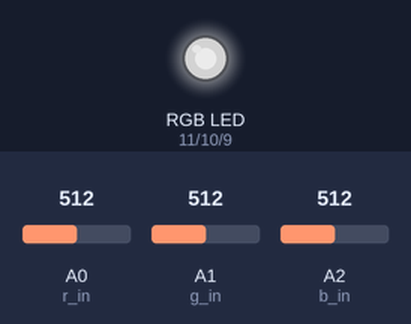
Recording of a sketch running on a simulated Arduino Uno, built with avr-gcc and run on an emulated ATmega328P. Shown: an RGB LED mixed from three pins (HIGH = lit). The inputs (shaded band) are chosen by the test bench; at power-on: A0 (r_in) = 512, A1 (g_in) = 512, A2 (b_in) = 512. Dim RGB values are drawn brighter than linear.

Above: at 1.2 s.
1.3 s: A0 (r_in) set to 716
At 2.2 s:
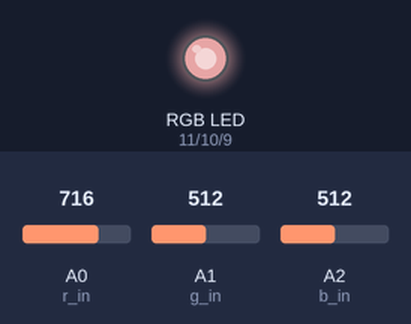
2.8 s: A1 (g_in) set to 716
At 3.4 s:
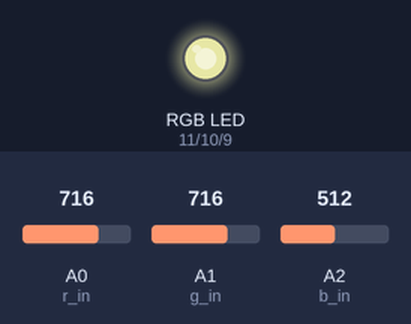
4.3 s: A2 (b_in) set to 716
At 5.5 s:
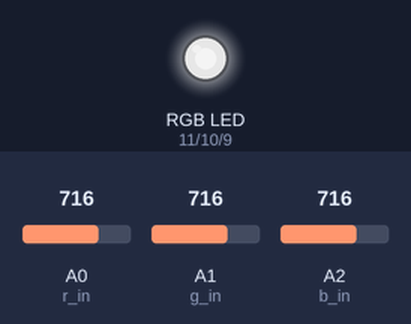
5.8 s: A0 (r_in) set to 900
At 6.9 s:
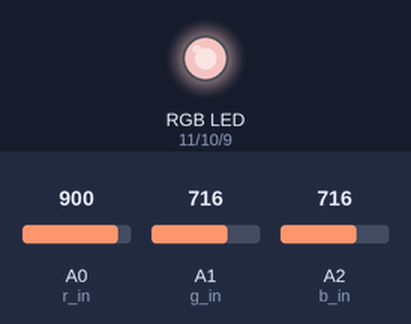
7.3 s: A1 (g_in) set to 900
At 8.0 s:
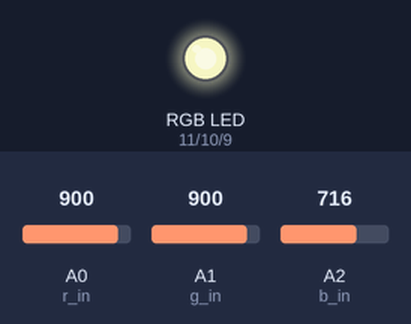
8.8 s: A2 (b_in) set to 900
At 9.2 s:
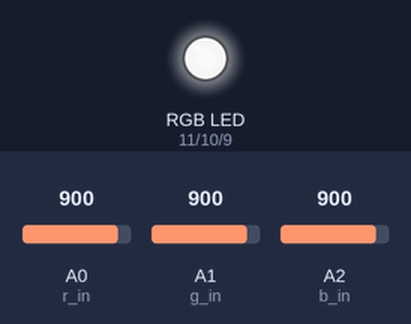
Timing chart, 0 to 11.3 s (numbered marks = the images above; inputs shaded):
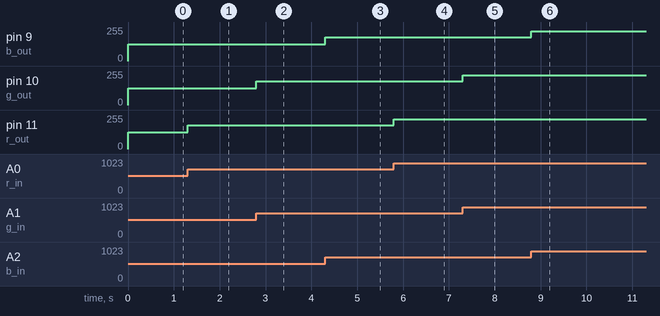

Measured:
- after the input at 1.3 s, pin 11 (r_out): 127/255 → 178/255 at once
- after the input at 2.8 s, pin 10 (g_out): 127/255 → 178/255 at once
- after the input at 4.3 s, pin 9 (b_out): 127/255 → 178/255 at once
- after the input at 5.8 s, pin 11 (r_out): 178/255 → 224/255 at once
- after the input at 7.3 s, pin 10 (g_out): 178/255 → 224/255 at once
- after the input at 8.8 s, pin 9 (b_out): 178/255 → 224/255 at once

The sketch:

rgb_led.ino
```cpp
const int analog_max = 1023;
const int digital_max = 255;

const int r_out = 11;
const int g_out = 10;
const int b_out = 9;

const int r_in = A0;
const int g_in = A1;
const int b_in = A2;

void setup()
{
  pinMode(r_out, OUTPUT);
  pinMode(g_out, OUTPUT);
  pinMode(b_out, OUTPUT);

  pinMode(r_in, INPUT);
  pinMode(g_in, INPUT);
  pinMode(b_in, INPUT);
}

void link(int in_pin, int out_pin)
{
  int in_value = analogRead(in_pin);
  int out_value = map(in_value, 0, analog_max, 0, digital_max);

  analogWrite(out_pin, out_value);
}

void loop()
{
  link(r_in, r_out);
  link(b_in, b_out);
  link(g_in, g_out);
}
```
